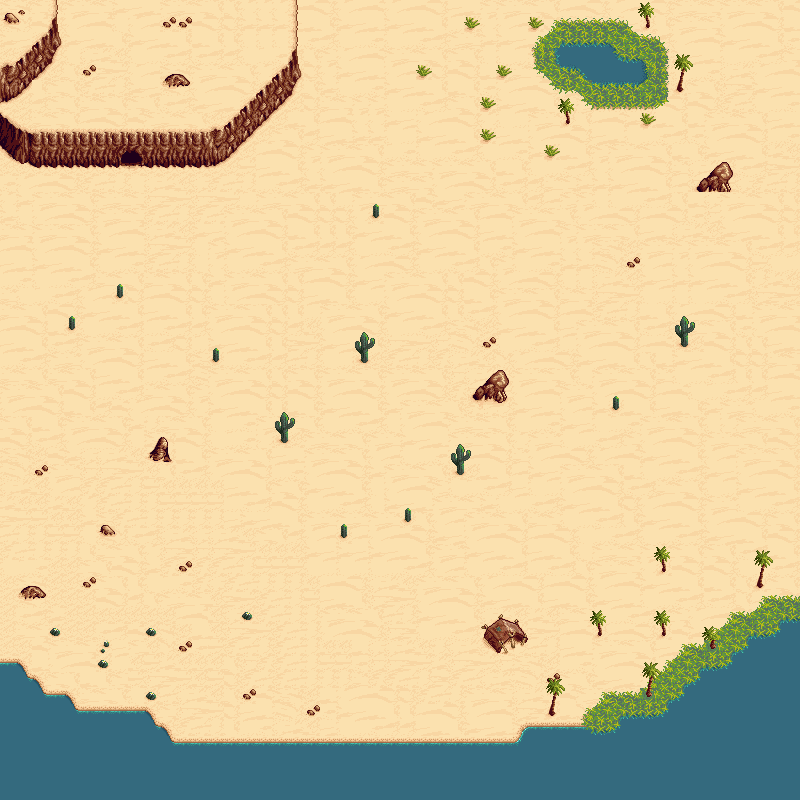

A 2D game scene composited from a Tiled map and its tileset images. What follows is a short description and the map's XML, with each tile layer's data collapsed to a summary:
An orthogonal 50x50 tile map with 16x16 px tiles, 3 tile layers (Sand, Water, PlantOverlap) and 1 object (Player).

<map version="1.0" orientation="orthogonal" renderorder="right-down" width="50" height="50" tilewidth="16" tileheight="16" nextobjectid="2">
 <tileset firstgid="1" source="desert.tsx" />
 <layer name="Sand" width="50" height="50">
  <data>[2500 cells, 2500 non-empty, 31 distinct tile ids]</data>
 </layer>
 <layer name="Water" width="50" height="50">
  <data>[2500 cells, 317 non-empty, 13 distinct tile ids]</data>
 </layer>
 <layer name="PlantOverlap" width="50" height="50">
  <data>[2500 cells, 434 non-empty, 122 distinct tile ids]</data>
 </layer>
 <objectgroup name="Player">
  <object id="1" name="Player" x="432" y="625.333" width="17" height="16.3333" />
 </objectgroup>
</map>
